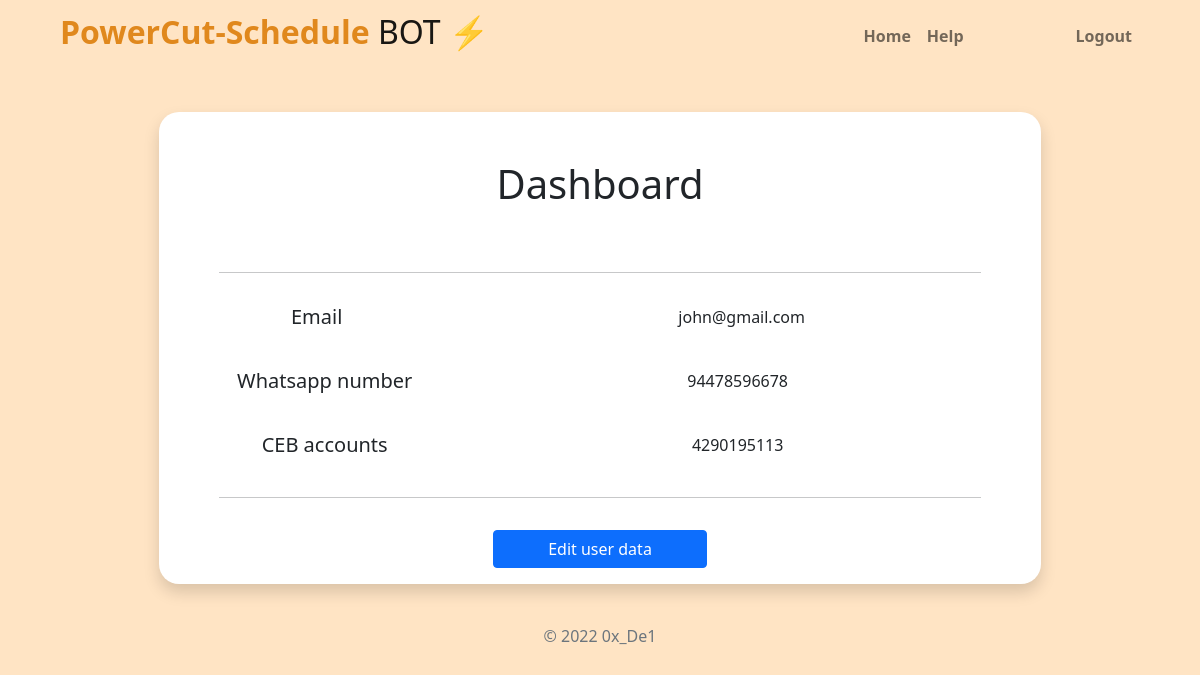
Before: / (signed in) with the older database file.
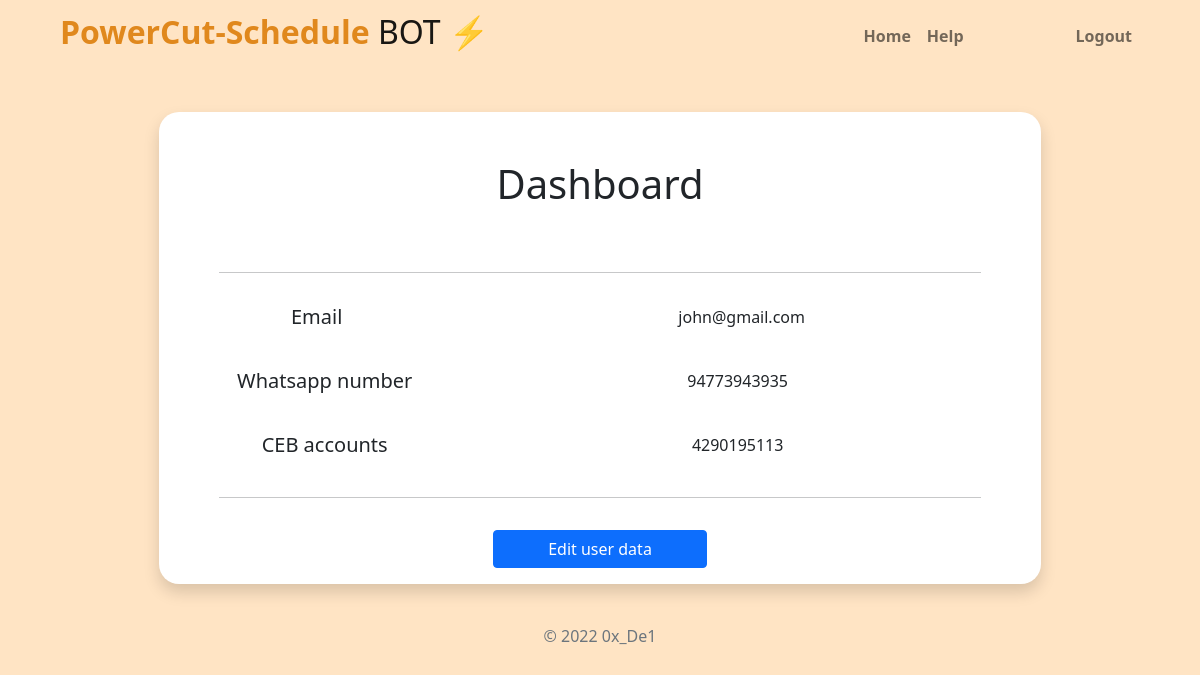
After: the same page with the newer database file.
### tables this page shows
CREATE TABLE "users" (
	"id"	INTEGER NOT NULL UNIQUE,
	"phone"	TEXT NOT NULL UNIQUE,
	"email"	TEXT NOT NULL UNIQUE,
	"ceb_account"	TEXT NOT NULL,
	"hash"	REAL NOT NULL,
	PRIMARY KEY("id" AUTOINCREMENT)
);

### app.py (the view)
@app.route("/")
@login_required
def index():
    rows = db.execute("SELECT * FROM users WHERE id = ?", session["user_id"])
    return render_template(
        "index.html",
        email=rows[0]["email"],
        ceb=rows[0]["ceb_account"],
        phone=rows[0]["phone"],
    )

### app.py (called while the page is built)
@app.after_request
def after_request(response):
    response.headers["Cache-Control"] = "no-cache, no-store, must-revalidate"
    response.headers["Expires"] = 0
    response.headers["Pragma"] = "no-cache"
    return response

### helpers.py (called while the page is built)
def login_required(f):
    @wraps(f)
    def decorated_function(*args, **kwargs):
        if session.get("user_id") is None:
            return redirect("/login")
        return f(*args, **kwargs)
    return decorated_function

### templates/index.html (shortened to what this page needs)
{% extends "layout.html" %} {% block title %} Home {% endblock %} {% block main
%}
<div class="container border-5 shadow bg-body bg-warning w-75">
  <form action="/settings" method="get">
    <div class="display-6 p-5">Dashboard</div>
    <hr class="mx-5" />
    <div>
      <div class="d-flex justify-content-between p-3 row">
        <h5 class="col-4">Email</h5>
        <span class="col">{{email}}</span>
      </div>
      <div class="d-flex justify-content-between p-3">
        <h5 class="col-4">Whatsapp number</h5>
        <span class="col">{{phone}}</span>
      </div>
      <div class="d-flex justify-content-between p-3">
        <h5 class="col-4">CEB accounts</h5>
        <span class="col">{{ceb}}</span>
      </div>
    </div>
    <hr class="mx-5" />
    <div class="">
      <button type="submit" class="btn btn-primary w-25 m-3">
        Edit user data
      </button>
    </div>
  </form>
</div>
{% endblock %}

Changed rows visible on the page:
changed users "john@gmail.com": phone "94478596678" → "94773943935"
